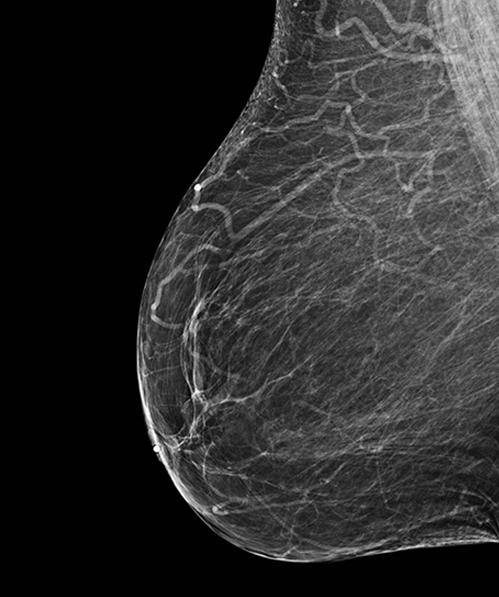
%> input picture 04_Pedro_Zeola/Estudo_04_arquivos/xray01.png, 499 x 597 px, given in place of gDSC04422m16.png, which was not available
$ octave a04_06.m   (GNU Octave 9; MATLAB toolbox functions it lacks are replaced by stand-ins)
%> lines starting %> are read from the running program, lines starting %| are printed output that depends on the picture; pictures that were not available may be replaced by others from this repository, and a replacement may not be noted
% a04_06 [script]

clear all; close all; clc

g1 = imread('gDSC04422m16.png');
%> g1 is the input picture: size 597x499 uint8; min 0, max 255, mean 44.2
figure
subplot(2,1,1), imshow(g1), title('gDSC04422m16')
subplot(2,1,2), imhist(g1), title('histograma')
%> after `title('histograma')`:
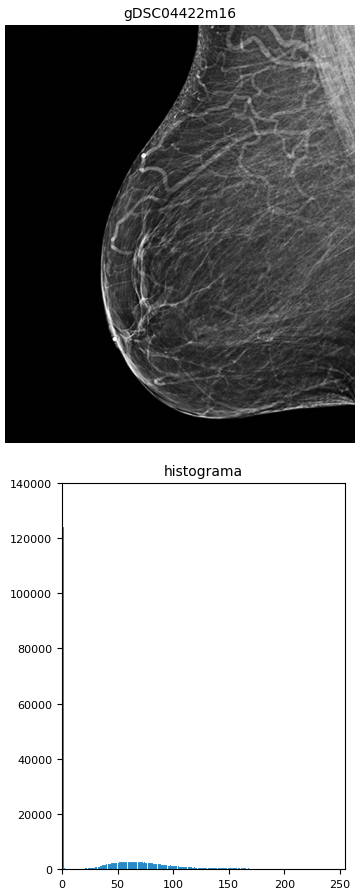
%> figure redrawn from the program's plot data, 2 panels

g2 = imread('42049_20-200.png');
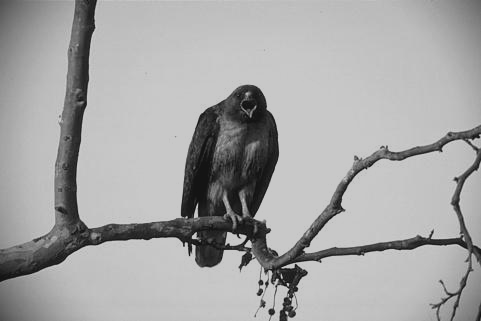
%> input picture 04_Pedro_Zeola/Estudo_04_arquivos/42049_20-200.png, 481 x 321 px
%> g2 is the input picture: size 321x481 uint8; min 20, max 200, mean 165.4
figure
imshow(g2), title('42049-20-200')
figure
imhist(g2), title('42049-20-200 hist')
%> after `title('42049-20-200 hist')`:
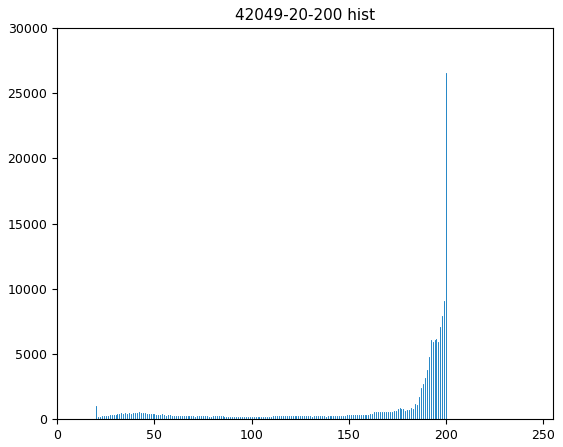
%> figure redrawn from the program's plot data; highest point at x = 200, y = 26577
figure
imhist(g2), title('42049-20-200 hist auto')
ylim auto %ajusta eixo y
%> figure, not shown here; highest point at x = 200, y = 26577

%> (the run ends here)
